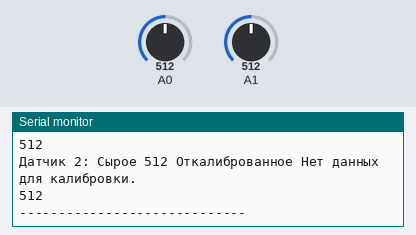
A sketch run on a simulated Arduino Uno, built with avr-gcc and run on an emulated ATmega328P. On the bench: the last lines printed to the serial monitor. The test bench sets the inputs (shaded band); at power-on: A0 = 512, A1 = 512.

Above: at 2.9 s.
3.0 s: A0 set to 109
At 3.15 s:
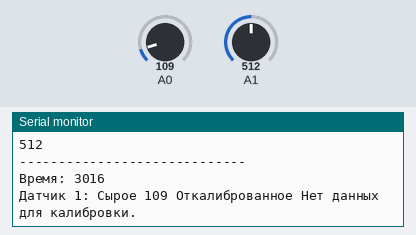
6.0 s: A0 set to 89
At 6.06 s:
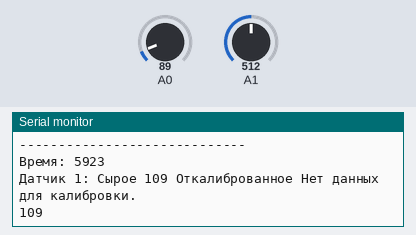
9.0 s: A1 set to 107
At 10.1 s:
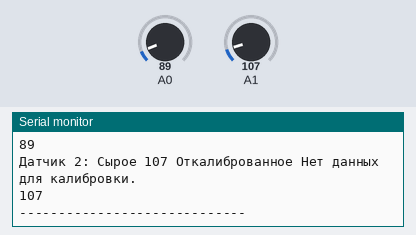
12.0 s: A1 set to 95
At 13.0 s:
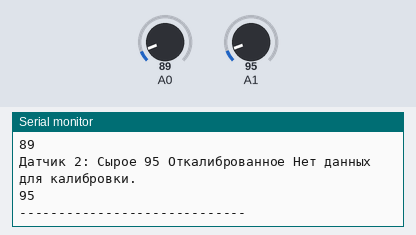
Timing chart, 0 to 15.0 s (numbered marks = the images above; inputs shaded):
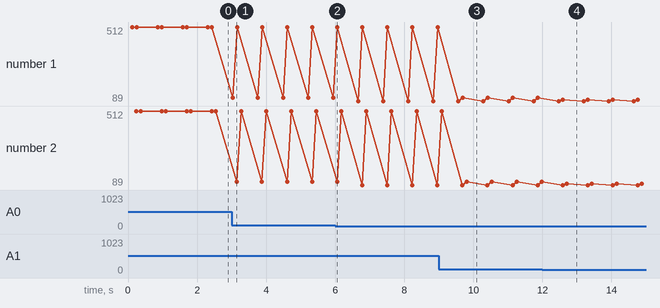

Measured:
- the behaviour switches between 100 and 99 on A0 (found by bisection; images 1 and 2)
- after the input at 3.0 s, the serial monitor: prints a new line at once (image 1)
- after the input at 9.0 s, the serial monitor: prints a new line after 0.69 s (image 3)
- after the input at 12.0 s, the serial monitor: prints a new line after 0.59 s (image 4)
- plotted number 1: 512 → 109 after the input at 3.0 s, 512 → 107 after the input at 9.0 s, 107 → 95 after the input at 12.0 s
- plotted number 2: 512 → 89 after the input at 6.0 s, 89 → 107 after the input at 9.0 s, 107 → 95 after the input at 12.0 s

The sketch:

sensor-calibration-system.ino
```cpp
#include <EEPROM.h>

// Структура для хранения одной точки калибровки
struct CalibrationPoint {
    int rawValue;         // Сырой сигнал датчика
    int calibratedValue;  // Откалиброванное значение
};

// Структура для хранения всех точек калибровки одного датчика
struct CalibrationData {
    CalibrationPoint points[20]; // Массив точек калибровки
    int count = 0;               // Текущее количество точек калибровки
};

// Интерфейс для датчиков, предоставляющий основные методы
class ISensor {
public:
    virtual int getRawValue() = 0;               // Получение сырого значения
    virtual int getCalibratedValue() = 0;        // Получение откалиброванного значения
    virtual void addCalibrationPoint(int rawValue, int calibratedValue) = 0; // Добавление точки калибровки
    virtual void resetCalibration() = 0;         // Сброс всех данных калибровки
    virtual int getCalibrationPointCount() const = 0; // Получение количества точек
    virtual ~ISensor() {}                        // Виртуальный деструктор
};

// Класс датчика с поддержкой калибровки
class CalibratedSensor : public ISensor {
public:
    // Конструктор, инициализирующий пин и адрес EEPROM
    CalibratedSensor(int pin, int eepromAddress)
        : analogPin(pin), eepromStartAddress(eepromAddress) {
        pinMode(analogPin, INPUT_PULLUP); // Устанавливаем пин как вход с подтяжкой
        loadCalibration();               // Загружаем данные калибровки из EEPROM
    }

    // Возвращает сырое значение, считываемое с аналогового пина
    int getRawValue() override {
        return analogRead(analogPin);
    }

    // Возвращает откалиброванное значение с использованием данных калибровки
    int getCalibratedValue() override {
        int rawValue = getRawValue();
        return findCalibratedValue(rawValue);
    }

    // Добавляет новую точку калибровки
    void addCalibrationPoint(int rawValue, int calibratedValue) override {
        // Проверяем, достигнуто ли максимальное количество точек
        if (calibrationData.count >= MAX_CALIBRATION_POINTS) {
            Serial.println("Достигнуто максимальное количество точек калибровки.");
            return;
        }

        // Проверяем на существование точки с таким же сырым значением
        for (int i = 0; i < calibrationData.count; i++) {
            if (calibrationData.points[i].rawValue == rawValue) {
                calibrationData.points[i].calibratedValue = calibratedValue; // Обновляем значение
                saveCalibration();
                Serial.print("Обновлена точка калибровки: ");
                Serial.print(rawValue);
                Serial.print(" -> ");
                Serial.println(calibratedValue);
                return;
            }
        }

        // Вставляем новую точку в отсортированный массив
        int i = calibrationData.count - 1;
        while (i >= 0 && calibrationData.points[i].rawValue > rawValue) {
            calibrationData.points[i + 1] = calibrationData.points[i];
            i--;
        }
        calibrationData.points[i + 1] = {rawValue, calibratedValue}; // Добавляем новую точку
        calibrationData.count++;
        saveCalibration();

        Serial.print("Добавлена точка калибровки: ");
        Serial.print(rawValue);
        Serial.print(" -> ");
        Serial.println(calibratedValue);
    }

    // Сбрасывает данные калибровки
    void resetCalibration() override {
        calibrationData.count = 0; // Обнуляем количество точек
        saveCalibration();         // Обновляем EEPROM
        Serial.println("Калибровочные данные сброшены.");
    }

    // Возвращает количество точек калибровки
    int getCalibrationPointCount() const override {
        return calibrationData.count;
    }

private:
    const int MAX_CALIBRATION_POINTS = 20; // Максимальное число точек
    int analogPin;                         // Пин, подключенный к датчику
    int eepromStartAddress;                // Адрес EEPROM для хранения данных
    CalibrationData calibrationData;       // Данные калибровки

    // Загружает данные калибровки из EEPROM
    void loadCalibration() {
        int addr = eepromStartAddress;
        EEPROM.get(addr, calibrationData);

        // Проверяем корректность загруженных данных
        if (calibrationData.count > MAX_CALIBRATION_POINTS || calibrationData.count < 0) {
            calibrationData.count = 0; // Обнуляем данные, если они некорректны
        }
    }

    // Сохраняет данные калибровки в EEPROM
    void saveCalibration() {
        int addr = eepromStartAddress;
        EEPROM.put(addr, calibrationData);
    }

    // Находит откалиброванное значение по сырому сигналу
    int findCalibratedValue(int rawValue) {
        if (calibrationData.count == 0) {
            Serial.println("Нет данных для калибровки.");
            return rawValue;
        }

        if (calibrationData.count == 1) {
            int offset = calibrationData.points[0].calibratedValue - calibrationData.points[0].rawValue;
            return rawValue + offset;
        }

        if (rawValue <= calibrationData.points[0].rawValue) {
            return extrapolate(rawValue, 0, 1);
        }

        if (rawValue >= calibrationData.points[calibrationData.count - 1].rawValue) {
            return extrapolate(rawValue, calibrationData.count - 2, calibrationData.count - 1);
        }

        for (int i = 0; i < calibrationData.count - 1; i++) {
            if (rawValue >= calibrationData.points[i].rawValue && rawValue <= calibrationData.points[i + 1].rawValue) {
                return interpolate(rawValue, i, i + 1);
            }
        }
        return rawValue; // Если не нашли, возвращаем сырое значение
    }

    // Выполняет линейную интерполяцию между двумя точками
    int interpolate(int rawValue, int index1, int index2) {
        int raw1 = calibrationData.points[index1].rawValue;
        int raw2 = calibrationData.points[index2].rawValue;
        int cal1 = calibrationData.points[index1].calibratedValue;
        int cal2 = calibrationData.points[index2].calibratedValue;
        float slope = (float)(cal2 - cal1) / (raw2 - raw1);
        return cal1 + slope * (rawValue - raw1);
    }

    // Выполняет линейную экстраполяцию за пределами диапазона
    int extrapolate(int rawValue, int index1, int index2) {
        int raw1 = calibrationData.points[index1].rawValue;
        int raw2 = calibrationData.points[index2].rawValue;
        int cal1 = calibrationData.points[index1].calibratedValue;
        int cal2 = calibrationData.points[index2].calibratedValue;
        float slope = (float)(cal2 - cal1) / (raw2 - raw1);
        return cal1 + slope * (rawValue - raw1);
    }
};

// Класс для управления несколькими датчиками
class SensorManager {
public:
    // Добавляет датчик в список
    void addSensor(ISensor* sensor) {
        if (sensorCount < MAX_SENSORS) {
            sensors[sensorCount++] = sensor;
        }
    }

    // Возвращает датчик по индексу
    ISensor* getSensor(int index) {
        if (index >= 0 && index < sensorCount) {
            return sensors[index];
        }
        return nullptr;
    }

    // Отображает данные всех датчиков
    void displayValues() {
        Serial.print("Время: ");
        Serial.println(millis());
        for (int i = 0; i < sensorCount; i++) {
            Serial.print("Датчик ");
            Serial.print(i + 1);
            Serial.print(": Сырое ");
            Serial.print(sensors[i]->getRawValue());
            Serial.print(" Откалиброванное ");
            Serial.println(sensors[i]->getCalibratedValue());
        }
        Serial.println("-----------------------------");
    }

private:
    static const int MAX_SENSORS = 2;  // Максимальное количество датчиков
    ISensor* sensors[MAX_SENSORS];    // Список датчиков
    int sensorCount = 0;              // Текущее количество датчиков
};

// Класс для обработки пользовательских команд
class CommandProcessor {
public:
    CommandProcessor(SensorManager& manager) : sensorManager(manager) {}

    // Обрабатывает команды, полученные через Serial
    void processCommand(const String& command) {
        if (command.startsWith("cal1 ")) {
            processCalibrationCommand(0, command.substring(5));
        } else if (command.startsWith("cal2 ")) {
            processCalibrationCommand(1, command.substring(5));
        } else if (command.startsWith("reset1")) {
            processResetCommand(0);
        } else if (command.startsWith("reset2")) {
            processResetCommand(1);
        } else {
            Serial.println("Неизвестная команда.");
        }
    }

private:
    SensorManager& sensorManager;

    // Обрабатывает команду калибровки
    void processCalibrationCommand(int sensorIndex, const String& params) {
        ISensor* sensor = sensorManager.getSensor(sensorIndex);
        if (!sensor) return;

        int spaceIndex = params.indexOf(' ');
        if (spaceIndex != -1) {
            int raw = params.substring(0, spaceIndex).toInt();
            int cal = params.substring(spaceIndex + 1).toInt();
            sensor->addCalibrationPoint(raw, cal);
        }
    }

    // Обрабатывает команду сброса калибровки
    void processResetCommand(int sensorIndex) {
        ISensor* sensor = sensorManager.getSensor(sensorIndex);
        if (sensor) {
            sensor->resetCalibration();
        }
    }
};

// Создаем глобальные объекты для управления системой
SensorManager sensorManager;
CommandProcessor* commandProcessor;

void setup() {
    Serial.begin(9600);
    sensorManager.addSensor(new CalibratedSensor(A0, 0));  // Первый датчик на пине A0
    sensorManager.addSensor(new CalibratedSensor(A1, 100)); // Второй датчик на пине A1
    commandProcessor = new CommandProcessor(sensorManager); // Создаем обработчик команд
    Serial.println("Система готова. Вводите команды для управления датчиками.");
}

void loop() {
    // Обрабатываем входящие команды и отображаем данные датчиков
    if (Serial.available()) {
        String command = Serial.readStringUntil('\n');
        command.trim();
        commandProcessor->processCommand(command);
    }
    sensorManager.displayValues();
    delay(500); // Задержка для уменьшения частоты вывода
}
```
